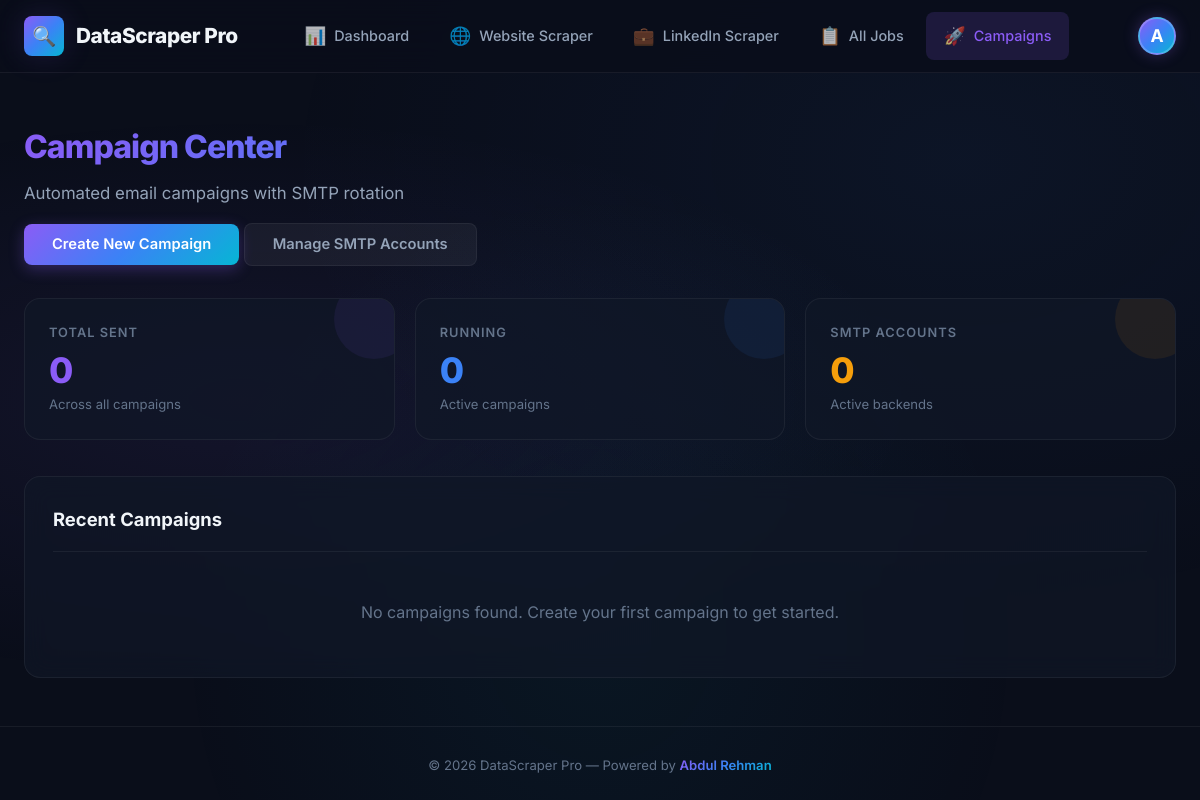
The app's page /mail/ (signed in), older data.
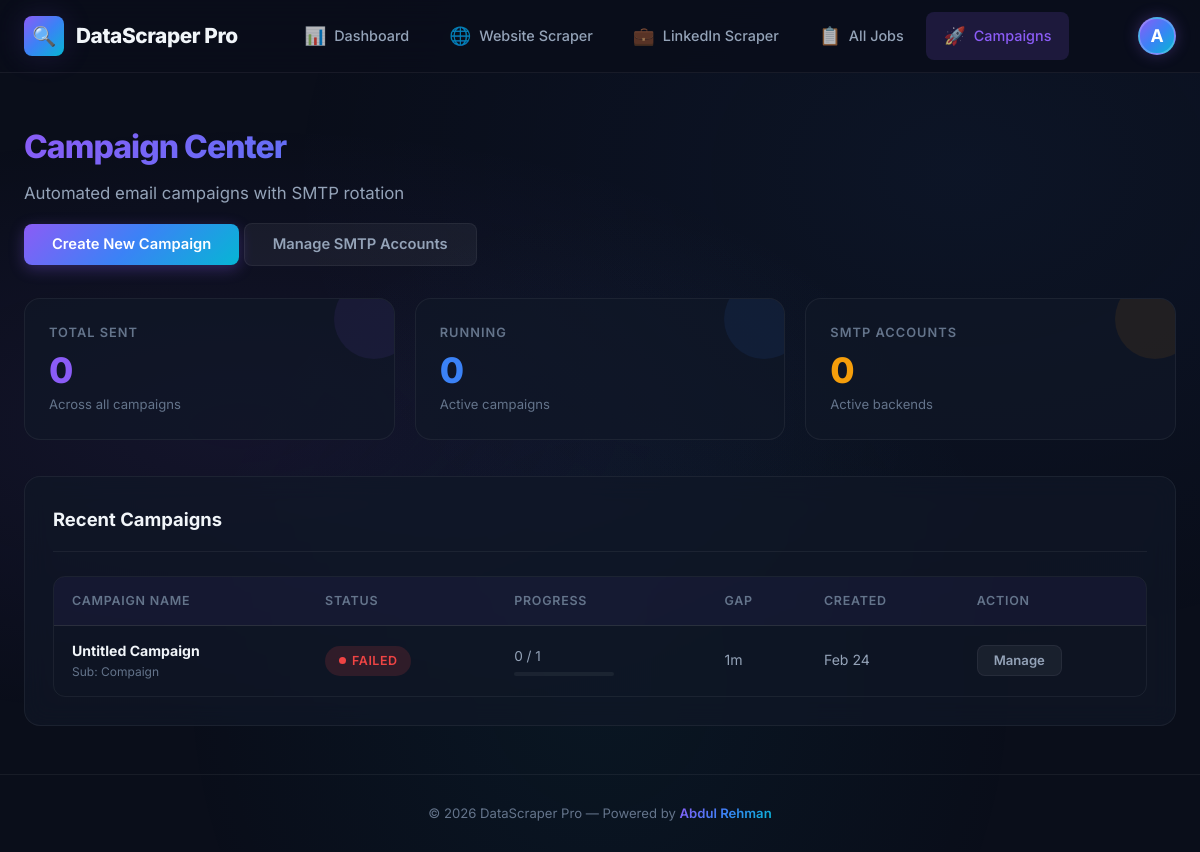
The same page, newer data.
### mail/models.py (models this page shows, shortened)
class EmailCampaign(models.Model):
    STATUS_CHOICES = [
        ('pending', 'Pending'),
        ('running', 'Running'),
        ('paused', 'Paused'),
        ('completed', 'Completed'),
        ('failed', 'Failed'),
    ]
    name = models.CharField(max_length=255, default="Untitled Campaign", help_text="A friendly name for your campaign")
    subject = models.CharField(max_length=255)
    body = models.TextField(help_text="Use {{ name }} for placeholders")
    gap_minutes = models.IntegerField(default=1, help_text="Wait time between each email")
    status = models.CharField(max_length=20, choices=STATUS_CHOICES, default='pending')
    created_at = models.DateTimeField(auto_now_add=True)
    updated_at = models.DateTimeField(auto_now=True)
    total_recipients = models.IntegerField(default=0)
    sent_count = models.IntegerField(default=0)
    failed_count = models.IntegerField(default=0)
    @property
    def progress_percentage(self):
        if self.total_recipients == 0:
            return 0
        return int(((self.sent_count + self.failed_count) / self.total_recipients) * 100)

### mail/template_views.py (the view)
# urls.py: path('mail/', template_views.mail_dashboard, name='mail-dashboard'),
@login_required
def mail_dashboard(request):
    campaigns = EmailCampaign.objects.all().order_by('-created_at')
    smtp_accounts = SMTPCredential.objects.all()
    total_emails_sent = sum(c.sent_count for c in campaigns)
    active_campaigns = campaigns.filter(status='running').count()
    return render(request, 'mail/dashboard.html', {
        'active_page': 'campaigns',
        'campaigns': campaigns,
        'smtp_accounts': smtp_accounts,
        'total_emails_sent': total_emails_sent,
        'active_campaigns': active_campaigns,
    })

### templates/mail/dashboard.html (shortened to what this page needs)
{% extends "base.html" %}
{% block content %}
<div class="page-header">
    <h1 class="page-title">Campaign Center</h1>
    <p class="page-subtitle">Automated email campaigns with SMTP rotation</p>
    <div style="margin-top: 16px;">
        <a href="{% url 'mail-campaign-create' %}" class="btn btn-primary">Create New Campaign</a>
        <a href="{% url 'mail-smtp-settings' %}" class="btn btn-secondary">Manage SMTP Accounts</a>
    </div>
</div>
<div class="stats-grid">
    <div class="stat-card purple">
        <div class="stat-label">Total Sent</div>
        <div class="stat-value">{{ total_emails_sent }}</div>
        <div class="stat-sub">Across all campaigns</div>
    </div>
    <div class="stat-card blue">
        <div class="stat-label">Running</div>
        <div class="stat-value">{{ active_campaigns }}</div>
        <div class="stat-sub">Active campaigns</div>
    </div>
    <div class="stat-card amber">
        <div class="stat-label">SMTP Accounts</div>
        <div class="stat-value">{{ smtp_accounts.count }}</div>
        <div class="stat-sub">Active backends</div>
    </div>
</div>
<div class="card">
    <div class="card-header">
        <h2 class="card-title">Recent Campaigns</h2>
    </div>
    {% if campaigns %}
    <div class="table-wrapper">
        <table class="data-table">
            <thead>
                <tr>
                    <th>Campaign Name</th>
                    <th>Status</th>
                    <th>Progress</th>
                    <th>Gap</th>
                    <th>Created</th>
                    <th>Action</th>
                </tr>
            </thead>
            <tbody>
                {% for campaign in campaigns %}
                <tr>
                    <td>
                        <a href="{% url 'mail-campaign-detail' campaign.id %}" style="text-decoration: none; color: inherit;">
                            <div class="cell-name" style="font-weight: 700; color: var(--text-primary);">{{ campaign.name }}</div>
                            <div style="font-size: 0.75rem; color: var(--text-muted);">Sub: {{ campaign.subject|truncatechars:30 }}</div>
                        </a>
                    </td>
                    <td><span class="badge badge-{{ campaign.status }}"><span class="badge-dot"></span> {{ campaign.status|upper }}</span></td>
                    <td>
                        <div style="font-size: 0.85rem;">{{ campaign.sent_count }} / {{ campaign.total_recipients }}</div>
                        <div style="width: 100px; height: 4px; background: var(--border); border-radius: 2px; margin-top: 4px;">
                        </div>
                    </td>
                    <td>{{ campaign.gap_minutes }}m</td>
                    <td>{{ campaign.created_at|date:"M d" }}</td>
                    <td>
                        <a href="{% url 'mail-campaign-detail' campaign.id %}" class="btn btn-secondary btn-sm">Manage</a>
                    </td>
                </tr>
                {% endfor %}
            </tbody>
        </table>
    </div>
    {% else %}
    <p style="padding: 24px; text-align: center; color: var(--text-muted);">No campaigns found. Create your first campaign to get started.</p>
    {% endif %}
</div>
{% endblock %}

### templates/base.html (shortened to what this page needs)
{% load static %}
<!DOCTYPE html>
<html lang="en">
<head>
    <link rel="stylesheet" href="{% static 'css/style.css' %}">
</head>
<body>
    <div class="app-wrapper">
        <nav class="navbar">
            <div class="container navbar-inner">
                <a href="/" class="navbar-brand">
                    <div class="brand-icon">🔍</div>
                    DataScraper Pro
                </a>
                <ul class="navbar-nav">
                    <li>
                        <a href="/" class="nav-link {% if active_page == 'dashboard' %}active{% endif %}">
                            <span class="nav-icon">📊</span> Dashboard
                        </a>
                    </li>
                    <li>
                        <a href="/website-scraper/" class="nav-link {% if active_page == 'website-scraper' %}active{% endif %}">
                            <span class="nav-icon">🌐</span> Website Scraper
                        </a>
                    </li>
                    <li>
                        <a href="/linkedin-scraper/" class="nav-link {% if active_page == 'linkedin-scraper' %}active{% endif %}">
                            <span class="nav-icon">💼</span> LinkedIn Scraper
                        </a>
                    </li>
                    <li>
                        <a href="/jobs/" class="nav-link {% if active_page == 'jobs' %}active{% endif %}">
                            <span class="nav-icon">📋</span> All Jobs
                        </a>
                    </li>
                    <li>
                        <a href="{% url 'mail-dashboard' %}" class="nav-link {% if active_page == 'campaigns' %}active{% endif %}">
                            <span class="nav-icon">🚀</span> Campaigns
                        </a>
                    </li>
                </ul>
                {% if user.is_authenticated %}
                <div class="user-menu">
                    <div class="profile-circle" style="padding:0; overflow:hidden;">
                        {% if user.profile.avatar %}
                            <img src="{{ user.profile.avatar.url }}" style="width:100%; height:100%; object-fit:cover;">
                        {% else %}
                            {{ user.username|slice:":1" }}
                        {% endif %}
                    </div>
                </div>
                {% endif %}
            </div>
        </nav>
        <main class="container content-section">
            {% block content %}{% endblock %}
        </main>
        <footer class="footer">
            <div class="container">
                <p>
                    &copy; 2026 DataScraper Pro &mdash; Powered by
                    <span class="powered-by">Abdul Rehman</span>
                </p>
            </div>
        </footer>
    </div>
</body>
</html>

Row changes from the older to the newer data that the page shows:
added EmailCampaign: name "Untitled Campaign", subject "Compaign", status "FAILED", sent_count "0", total_recipients "1", gap_minutes "1", created_at "Feb 24"
Text that changed along with them:
text no longer shown: "No campaigns found. Create your first campaign to get started."
text now shown: "CAMPAIGN NAME STATUS PROGRESS GAP CREATED ACTION"
